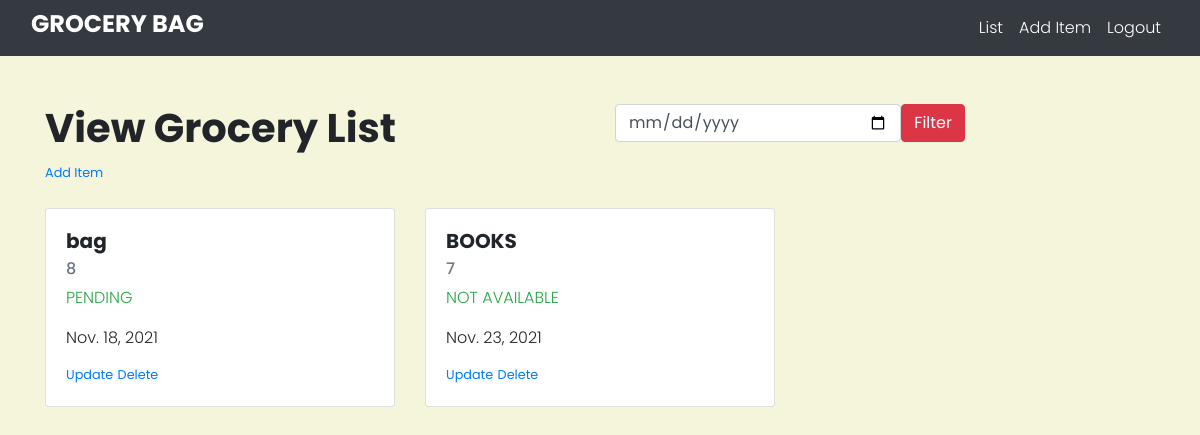
The page /grocery_list (signed in) on the database its author committed.
### Items/models.py (models this page shows)
class item(models.Model):
    item_name = models.TextField()
    item_quantity = models.TextField()
    item_user = models.ForeignKey(User, on_delete= models.CASCADE)
    item_date = models.DateField( null = True)
    item_status = models.CharField(max_length=100, choices=status, default='PENDING')

### Items/views.py (the view)
# urls.py: path('grocery_list', views.index, name='index'),
def index(request):
    items = item.objects.filter(item_user = request.user)
    if request.method =='POST':
        Date = request.POST["Filter_Date"]
        if Date == "":
            context ={
                'item_list': items,
            }
            return render(request, "index.html", context)
        Filtered_items = items.filter(item_date = Date)
        context ={
            'item_list': Filtered_items,
            'current_date': Date,
        }
        return render(request, "index.html", context)
    else:
        context ={
            'item_list': items,
        }
        return render(request, "index.html", context)

### Items/templates/index.html (shortened to what this page needs)
{% extends 'base.html' %}
{% block content %}
<html>
    <head>
        <link rel="stylesheet" href="https://maxcdn.bootstrapcdn.com/bootstrap/4.4.1/css/bootstrap.min.css">
    </head>
    <body>
        <div class="container mt-5">
            <div class="row">
                <div class="col-lg-6">
                    <h1>View Grocery List</h1>
                    {% if user.is_authenticated %}
                    <small><a href="{% url 'add_item' %}">Add Item </a></small>
                    {% endif %}
                </div>
                <div class="col-lg-6 float-right">
                    <div class="row">
                        <div class="col-lg-8">
                            <form action = "" method = "POST" style ="display:flex;">
                                {% if current_date %}
                                <input type="date" name="Filter_Date" value = {{current_date}} class="form-control">
                                {% else %}
                                <input type="date" name="Filter_Date" class="form-control">
                                {% endif %}
                                    <button class="btn btn-danger" type="submit"style="display:block">Filter </button>
                            </form>
                        </div>
                    </div>
                </div>
            </div>
            <div class="row mt-4">
                {% for i in item_list %}
                <div class="col-lg-4">
                    <div class="card">
                        <div class="card-body">
                          <h5 class="card-title">{{i.item_name}}</h5>
                          <h6 class="card-subtitle mb-2 text-muted">{{i.item_quantity}}</h6>
                          <p class="text-success">{{i.item_status}}</p>
                          <p class="card-title">{{i.item_date}}</p>
                          {% if i.item_user == request.user %}
                          <small><a href="{% url 'updateitem' i.pk  %}">Update</a></small>
                          <small><a href="{% url 'deleteitem' i.pk  %}">Delete</a></small>
                          {% endif %}
                        </div>
                      </div>
                </div>
                {% endfor %}
            </div>
        </div>
    </body>
</html>
{% endblock %}

### Items/templates/index.html (style rules this page uses)
body { font-family: 'Poppins', sans-serif; font-weight: 300; background-color: beige; }
h1, h2, h3, h4, h5 { font-family: 'Poppins', sans-serif; font-weight: 700; }

### rows shown on the page
item: item_name "bag", item_quantity "8", item_status "PENDING", item_date "Nov. 18, 2021", shows "Update"
item: item_name "BOOKS", item_quantity "7", item_status "NOT AVAILABLE", item_date "Nov. 23, 2021", shows "Update"
